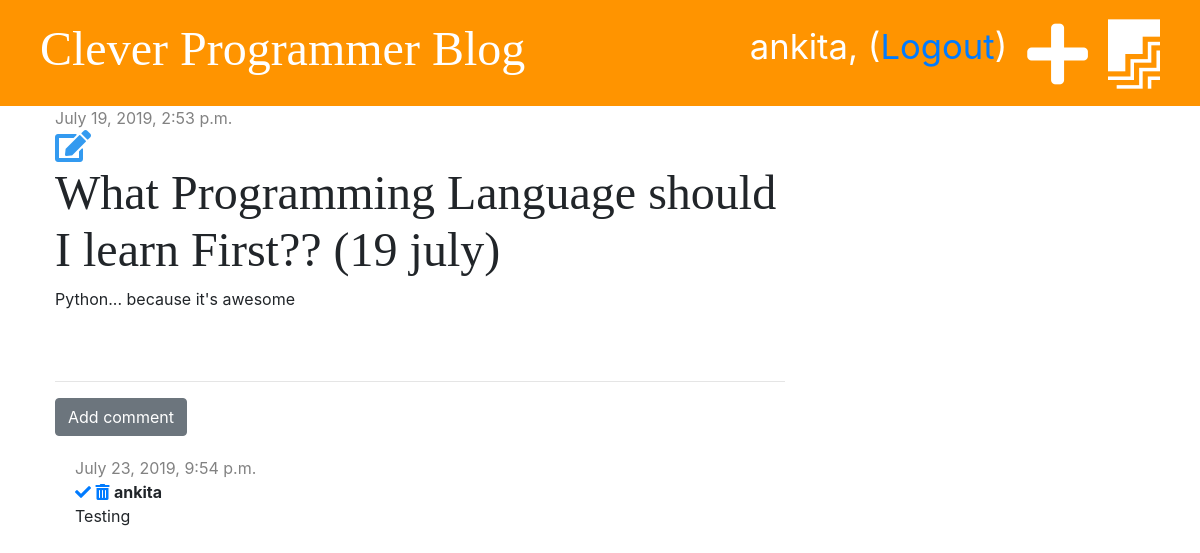
Page /post/1/ (signed in) on the earlier database version.
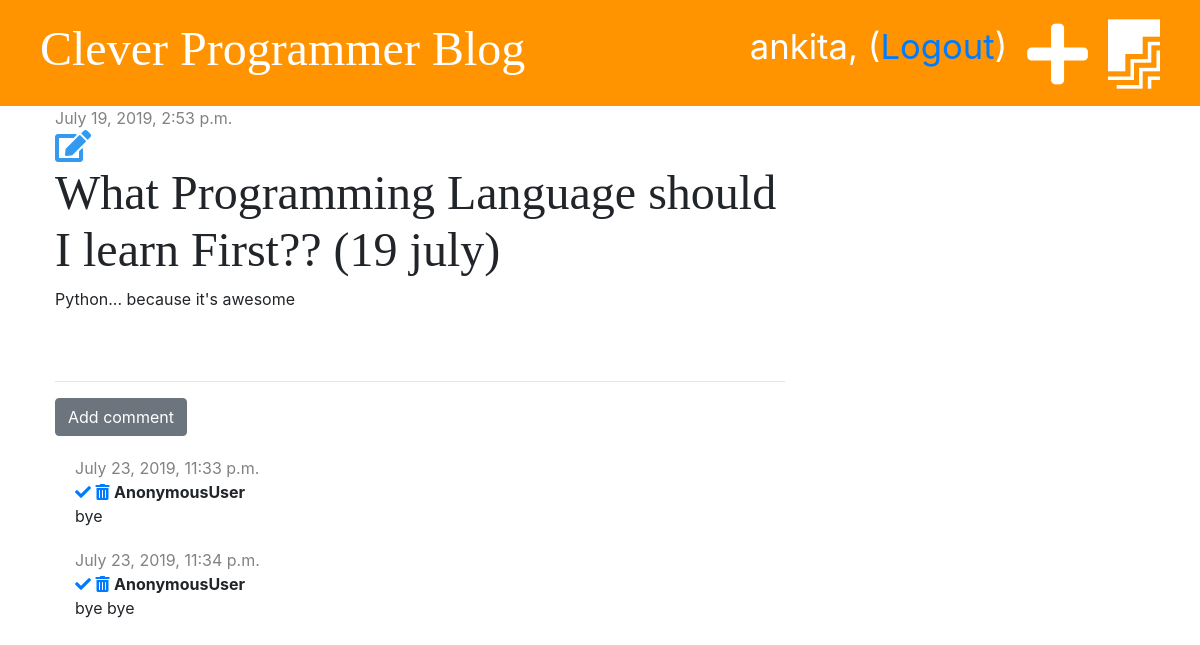
Same page on the later database version.
### blog/models.py (models this page shows, shortened)
class Post(models.Model):
    author = models.ForeignKey('auth.User', on_delete = models.CASCADE)
    title = models.CharField(max_length = 200)
    text = models.TextField()
    created_date = models.DateTimeField(default = timezone.now)
    published_date = models.DateTimeField(blank=True, null=True)

class Comment(models.Model):
    post = models.ForeignKey('blog.Post', on_delete=models.CASCADE, related_name='comments')
    author = models.CharField(max_length=200)
    text = models.TextField()
    created_date = models.DateTimeField(default=timezone.now)
    approved = models.BooleanField(default=False)

### blog/views.py (the view)
# urls.py: path('post/<int:pk>/', views.post_detail, name="post_detail"),
def post_detail(request, pk):
    post = get_object_or_404(Post, pk = pk)
    stuff_for_frontend = {'post': post}
    return render(request, 'blog/post_detail.html', stuff_for_frontend)

### blog/templates/blog/post_detail.html (shortened to what this page needs)
{% extends 'blog/base.html' %}
{% block content %}
<div class="post">
    {% if post.published_date  %}
    <div class="date">
        {{ post.published_date }}
    </div>
    {% else %}
      <a href="{% url 'post_publish' pk=post.pk %}" class="btn btn-primary">Publish</a>
    {% endif %}
    {% if user.is_authenticated %}
      <a href="{% url 'post_edit' pk=post.pk %}"><i class="fas fa-edit fa-2x" style="color: #339af0;"></i></a>
    {% endif %}
    <h1>{{ post.title }}</h1>
    <p>{{post.text|linebreaksbr }}</p>
</div>
<hr>
<a href="{% url 'add_comment_to_post' pk=post.pk%}" class="btn btn-secondary">Add comment</a>
{% for comment in post.comments.all %}
  {% if user.is_authenticated or comment.approved %}
    <div class="comment">
      <div class="date">
        {{ comment.created_date }}
      </div>
      {% if user.is_superuser and not comment.approved %}
        <a href="{% url 'comment_approve' pk=comment.pk %}"><i class="fas fa-check"></i></a>
        <a href="{% url 'comment_remove' pk=comment.pk %}"><i class="fas fa-trash-alt"></i></a>
      {% endif %}
      <strong>{{ comment.author }}</strong>
      <p>{{ comment.text }}</p>
    </div>
  {% endif %}
  {% empty %}
    <p>No comments yet...</p>
{% endfor %}
{% endblock %}

### blog/templates/blog/base.html (shortened to what this page needs)
{% load staticfiles %}
<!doctype html>
<html lang="en">
<head>
    <link rel="stylesheet" href="https://stackpath.bootstrapcdn.com/bootstrap/4.3.1/css/bootstrap.min.css">
    <link rel="stylesheet" href="{% static 'css/blog.css' %}">
    <link rel="stylesheet" href="https://use.fontawesome.com/releases/v5.6.3/css/all.css">
</head>
<body>
  <div class="page-header">
      {% if user.is_authenticated %}
        <a href="{% url 'post_draft_list' %}" class="top-menu"><i class="fab fa-firstdraft fa-2x"></i></a>
        <a href="{% url 'post_new' %}" class="top-menu"><i class="fas fa-plus fa-2x"></i></a>
        <p class="top-menu">{{ user.username }}, (<a href="{% url 'logout' %}">Logout</a>)</p>
      {% else %}
        <a href="{% url 'login' %}" class="top-menu"><i class="fas fa-sign-in-alt fa-2x"></i></a>
      {% endif %}
      <h1><a href="{% url "post_list" %}">Clever Programmer Blog</a></h1>
  </div>
  <div class="content container">
    <div class="row">
      <div class="col-md-8">
          {% block content %}
          {% endblock %}
      </div>
    </div>
  </div>
</body>
</html>

### blog/static/css/blog.css (style rules this page uses)
.page-header { background-color: #ff9400; margin-top: 0; padding: 20px 20px 20px 40px; }
.page-header h1, .page-header h1 a { color: #ffffff; font-size: 36pt; text-decoration: none; }
.content { margin-left: 40px; }
h1, h2, h3, h4 { font-family: 'Tangerine', 'Inconsolata', 'Droid Sans', serif; font-size: 48px; }
.date { color: #828282; }
.post { margin-bottom: 70px; }
.top-menu, .top-menu:hover { color: #ffffff; float: right; font-size: 26pt; margin-right: 20px; }
.comment { margin: 20px 0px 20px 20px; }

Differences in the rows shown:
removed Comment: created_date "July 23, 2019, 9:54 p.m.", approved False (drawn), author "ankita", text "Testing"
added Comment: created_date "July 23, 2019, 11:33 p.m.", approved False (drawn), author "AnonymousUser", text "bye"
added Comment: created_date "July 23, 2019, 11:34 p.m.", approved False (drawn), author "AnonymousUser", text "bye bye"
